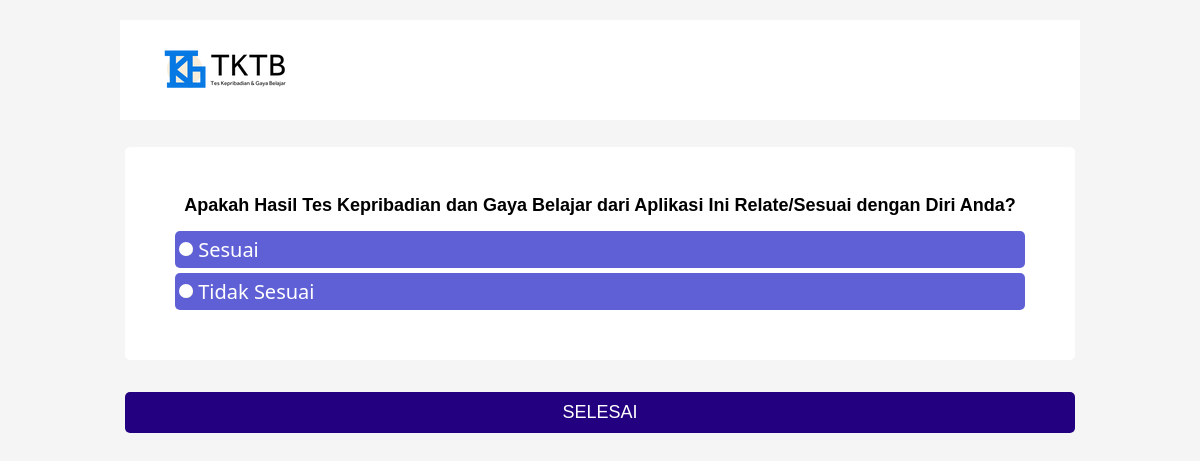
/validasi.php, run on the app's committed database.
### tables this page shows
CREATE TABLE `validasi_soal` (
  `id_soal` int(11) NOT NULL,
  `soal` text NOT NULL,
  `pilihan1` text NOT NULL,
  `pilihan2` text NOT NULL
);

### validasi.php (the view, shortened to what this page needs)
<!DOCTYPE html>
<html lang="en">
<head>
    <link rel="stylesheet" href="style.css">
</head>
<body>
    <div class="container">
        <div class="nav">
                <div class="kiri">
                    <img src="logo.png" alt="">
                </div>
        </div>
        <br>
        <form action="validasi_proses.php" method="POST">
            <?php
                include "koneksi.php";
                $data = mysqli_query($koneksi,"select * from validasi_soal");
                $no=1;
                while($d = mysqli_fetch_array($data))
                {
            ?>
                    <div class="bingkai">
                        <div class="soal"><?=$d['soal'];?></div>
                        <div class="pilihan">
                            <input type='radio' required name='<?=$no;?>' value='sesuai'>
                            <?=$d['pilihan1'];?>
                        </div>
                        <div class="pilihan">
                            <input type='radio' name='<?=$no;?>' value='tidak sesuai'>
                            <?=$d['pilihan2'];?>
                        </div>
                    </div>
                    <br>
            <?php
                $no++;
                }
            ?>
                <div class="tombol2">
                    <input type="submit" value="SELESAI">
                </div>
        </form>
    </div>
</body>
</html>

### style.css (style rules this page uses)
* { padding: 0px; margin: 0px; }
body { background-color: whitesmoke; font-family: "Segoe UI", Tahoma, Geneva, Verdana, sans-serif; }
.container { margin: 20px auto; width: 80%; }
.nav { display: flex; background-color: rgb(255, 255, 255); height: 100px; align-items: center; font-weight: bold; }
.kiri { flex: 1; padding-left: 40px; }
.bingkai { margin: 5px; padding: 45px; background-color: white; border-radius: 5px; }
.soal { margin: 3px 5px 15px 5px; font-family: "Lucida Sans", "Lucida Sans Regular", "Lucida Grande", "Lucida Sans Unicode", Geneva, Verdana, sans-serif; font-weight: bold; text-align: center; font-size: 18px; }
.pilihan { margin: 3px 5px 5px 5px; padding: 5px; background-color: rgb(96, 96, 214); color: white; border-radius: 5px; font-size: 20px; }
input[type="submit"] { background-color: rgb(34, 0, 128); width: 100%; color: white; border: 0px; padding: 5px; font-size: 18px; }
input[type="radio"]:after { width: 10px; height: 10px; border-radius: 15px; top: -1px; left: -1px; position: relative; background-color: white; content: ""; display: inline-block; visibility: visible; border: 2px solid white; }
.tombol2 { margin: 5px; padding: 5px; background-color: rgb(34, 0, 128); border-radius: 5px; }

### data on the page
validasi_soal: soal "Apakah Hasil Tes Kepribadian dan Gaya Belajar dari Aplikasi Ini Relate/Sesuai dengan Diri Anda?", pilihan1 "Sesuai", pilihan2 "Tidak Sesuai"
